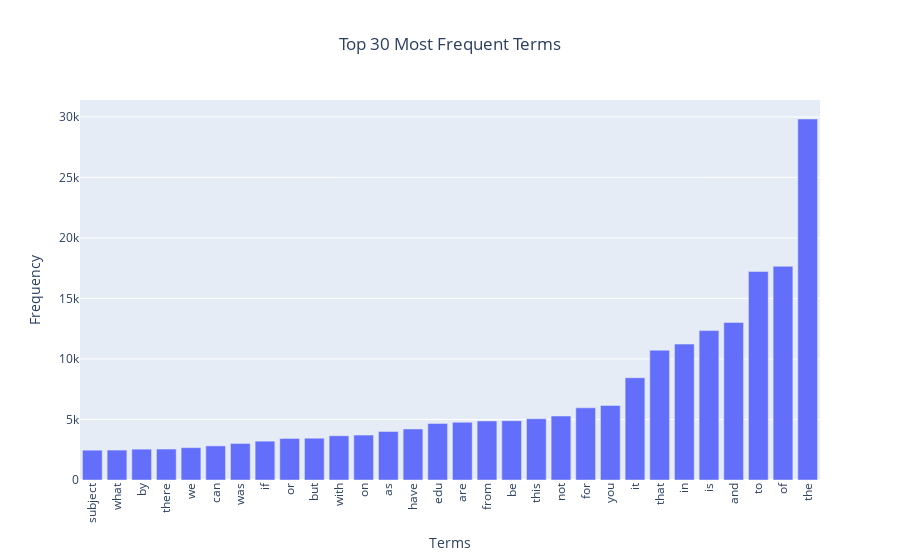

Notebook code for this chart:
### Markdown cell above
### >>> **Exercise 13 (take home):** 
The chart above only contains 300 vocabulary in the documents, and it's already computationally intensive to both compute and visualize. Can you efficiently reduce the number of terms you want to visualize as an exercise.

### Code cell
# Answer here
import plotly.express as px
import numpy as np

# 找出詞頻最高的前 30 個詞
vocab = count_vect.get_feature_names_out()
freqs = term_frequencies

# .argsort() 會把 freqs 由小到大排序
top_idx = np.argsort(freqs)[-30:]
top_words = vocab[top_idx]
top_freqs = freqs[top_idx]

fig = px.bar(
    x=top_words, 
    y=top_freqs,
    labels={'x': 'Terms', 'y': 'Frequency'},
    title='Top 30 Most Frequent Terms',
)

fig.update_layout(xaxis_tickangle=-90) 
fig.update_layout(title={'x':0.5})
fig.show()

### Figure 1 — Plotly figure (JSON) as saved in the notebook; plotly's stock layout.template omitted (floating-point values rounded to 4 significant figures)
{"data": [{"hovertemplate": "Terms=%{x}<br>Frequency=%{y}<extra></extra>", "legendgroup": "", "marker": {"color": "#636efa", "pattern": {"shape": ""}}, "name": "", "orientation": "v", "showlegend": false, "textposition": "auto", "type": "bar", "x": ["subject", "what", "by", "there", "we", "can", "was", "if", "or", "but", "with", "on", "as", "have", "edu", "are", "from", "be", "this", "not", "for", "you", "it", "that", "in", "is", "and", "to", "of", "the"], "xaxis": "x", "y": [2464, 2472, 2548, 2556, 2674, 2818, 3020, 3208, 3432, 3453, 3655, 3709, 4015, 4218, 4675, 4769, 4877, 4898, 5063, 5285, 5962, 6157, 8447, 10723, 11226, 12343, 13017, 17222, 17660, 29825], "yaxis": "y"}], "layout": {"barmode": "relative", "legend": {"tracegroupgap": 0}, "title": {"text": "Top 30 Most Frequent Terms", "x": 0.5}, "xaxis": {"anchor": "y", "domain": [0, 1], "tickangle": -90, "title": {"text": "Terms"}}, "yaxis": {"anchor": "x", "domain": [0, 1], "title": {"text": "Frequency"}}}}
